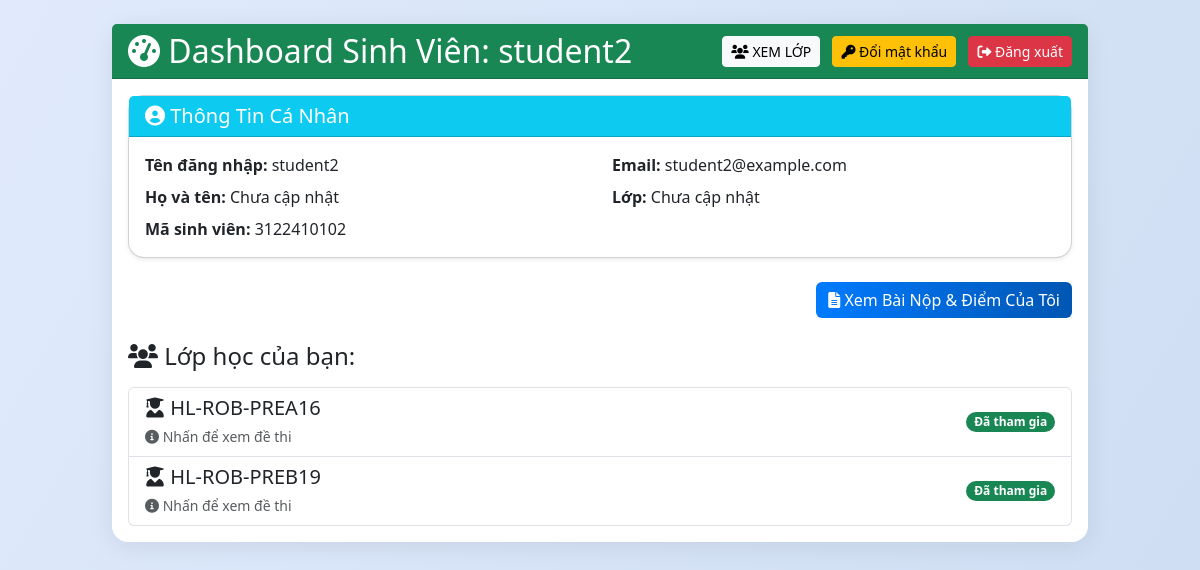
Page /dashboard (signed in) on the committed database.
### tables this page shows
CREATE TABLE users (
            id INTEGER PRIMARY KEY AUTOINCREMENT,
            username TEXT UNIQUE,
            password TEXT,
            role TEXT,
            email TEXT UNIQUE,
            rsa_private BLOB,
            salt TEXT,
            full_name TEXT,
            student_id TEXT,
            class_name TEXT,
            status TEXT DEFAULT 'approved',
            approval_note TEXT,
            selected_teachers TEXT,
            teacher_id TEXT,
            failed_attempts INTEGER DEFAULT 0,
            lock_until TEXT
        , is_deleted INTEGER DEFAULT 0, is_locked INTEGER DEFAULT 0);

CREATE TABLE groups (
            id INTEGER PRIMARY KEY AUTOINCREMENT,
            name TEXT,
            teacher_id INTEGER,
            description TEXT,
            code TEXT
        , aes_key BLOB);

### app.py (the view)
@app.route('/dashboard')
@login_required
def dashboard():
    if current_user.role == 'admin':
        return redirect(url_for('admin_users'))
    now = datetime.datetime.now()
    if current_user.role=='teacher':
        user_info = c.execute("SELECT username, email, full_name, teacher_id, class_name FROM users WHERE id=?", (current_user.id,)).fetchone()
        user_data = {
            'username': user_info[0],
            'email': user_info[1] or 'Chưa cập nhật',
            'full_name': user_info[2] or 'Chưa cập nhật',
            'teacher_id': user_info[3] or 'Chưa cập nhật',
            'class_name': user_info[4] or 'Chưa cập nhật'
        }
        exams = c.execute("SELECT id, filename, release_time, expire_time, ten_de, pin_code, allowed_groups FROM exams WHERE teacher_id=?",(current_user.id,)).fetchall()
        group_data = {}
        for e in exams:
            eid, filename, release_str, expire_str, ten_de, pin_code, allowed_groups_str = e
            release_time = parse_datetime(release_str)
            expire_time = parse_datetime(expire_str)
            release_display = release_time.strftime('%d/%m/%Y %H:%M')
            expire_display = expire_time.strftime('%d/%m/%Y %H:%M')
            if now < release_time:
                status = 'upcoming'  # Chưa mở
            elif now > expire_time:
                status = 'expired'  # Đã hết hạn
            else:
                status = 'active'  # Đang mở
            exam_data = (eid, filename, release_display, expire_display, ten_de, pin_code or "N/A", status)
            if allowed_groups_str:
                group_ids = allowed_groups_str.split(',')
                for gid in group_ids:
                    gid = gid.strip()
                    if not gid:
                        continue
                    if gid not in group_data:
                        group_row = c.execute("SELECT name FROM groups WHERE id=?", (gid,)).fetchone()
                        group_name = group_row[0] if group_row else f"Lớp {gid}"
                        group_data[gid] = {'name': group_name, 'exams': []}
                    group_data[gid]['exams'].append(exam_data)
            else:
                if 'unassigned' not in group_data:
                    group_data['unassigned'] = {'name': 'Chưa phân lớp', 'exams': []}
                group_data['unassigned']['exams'].append(exam_data)
        return render_template('dashboard_teacher.html', group_data=group_data, user_info=user_data)
    else:
        user_info = c.execute("SELECT username, email, full_name, student_id, class_name FROM users WHERE id=?", (current_user.id,)).fetchone()
        user_data = {
            'username': user_info[0],
            'email': user_info[1] or 'Chưa cập nhật',
            'full_name': user_info[2] or 'Chưa cập nhật',
            'student_id': user_info[3] or 'Chưa cập nhật',
            'class_name': user_info[4] or 'Chưa cập nhật'
        }
        exams = c.execute("SELECT e.id, e.filename, e.release_time, e.expire_time, u.username, e.ten_de, e.allowed_groups, e.auth_mode FROM exams e LEFT JOIN users u ON e.teacher_id=u.id").fetchall()
        exams_with_status = []
        student_groups = c.execute("SELECT group_id FROM group_members WHERE student_id=? AND status='approved'", (current_user.id,)).fetchall()
        student_group_ids = [str(g[0]) for g in student_groups]
        for e in exams:
            eid, filename, release_str, expire_str, username, ten_de, allowed_groups, auth_mode = e
            if allowed_groups:
                exam_group_ids = allowed_groups.split(',')
                has_permission = any(gid in student_group_ids for gid in exam_group_ids)
                if not has_permission:
                    continue  # Skip if not in any allowed group
            release_time = parse_datetime(release_str)
            expire_time = parse_datetime(expire_str)
            release_display = release_time.strftime('%d/%m/%Y %H:%M')
            expire_display = expire_time.strftime('%d/%m/%Y %H:%M')
            if now < release_time:
                status = 'Chưa mở'
                status_class = 'text-warning'
            elif now > expire_time:
                status = 'Đã hết hạn'
                status_class = 'text-danger'
            else:
                status = 'Đang mở'
                status_class = 'text-success'
            exams_with_status.append((eid, filename, release_display, expire_display, username, ten_de, status, status_class, auth_mode))
        groups = c.execute("""
            SELECT g.id, g.name, u.username as teacher_name
            FROM groups g
            JOIN group_members gm ON g.id = gm.group_id
            JOIN users u ON g.teacher_id = u.id
            WHERE gm.student_id=? AND gm.status='approved'
        """, (current_user.id,)).fetchall()
        rejected_requests = c.execute("""
            SELECT g.name, u.username as teacher_name, gm.note, gm.group_id
            FROM groups g
            JOIN group_members gm ON g.id = gm.group_id
            JOIN users u ON g.teacher_id = u.id
            WHERE gm.student_id=? AND gm.status='rejected'
        """, (current_user.id,)).fetchall()
        return render_template('dashboard_student.html', exams=exams_with_status, groups=groups, rejected_requests=rejected_requests, user_info=user_data)

### app.py (called while the page is built)
@login_manager.user_loader
def load_user(uid):
    row = c.execute("SELECT id, username, role, email FROM users WHERE id=?",(uid,)).fetchone()
    return User(*row) if row else None

def parse_datetime(datetime_str):
    if not datetime_str:
        return None
    try:
        return datetime.datetime.fromisoformat(datetime_str)
    except:
        try:
            return datetime.datetime.strptime(datetime_str, '%Y-%m-%dT%H:%M')
        except:
            try:
                return datetime.datetime.strptime(datetime_str, '%Y-%m-%dT%H:%M:%S')
            except:
                try:
                    return datetime.datetime.strptime(datetime_str, '%Y-%m-%d %H:%M:%S')
                except:
                    try:
                        return datetime.datetime.strptime(datetime_str, '%Y-%m-%d %H:%M')
                    except:
                        return datetime.datetime.now()

@app.before_request
def ensure_csrf_token():
    if 'csrf_token' not in session:
        session['csrf_token'] = secrets.token_hex(16)

@app.after_request
def set_security_headers(resp):
    resp.headers['X-Frame-Options'] = 'SAMEORIGIN'
    resp.headers['X-Content-Type-Options'] = 'nosniff'
    resp.headers['Referrer-Policy'] = 'no-referrer'
    resp.headers['Content-Security-Policy'] = "default-src 'self'; script-src 'self' https://cdn.jsdelivr.net 'unsafe-inline' blob:; worker-src 'self' blob:; style-src 'self' https://cdn.jsdelivr.net https://cdnjs.cloudflare.com 'unsafe-inline'; font-src 'self' https://cdnjs.cloudflare.com; img-src 'self' data:; frame-ancestors 'self'; object-src 'none'"
    return resp

### templates/dashboard_student.html (shortened to what this page needs)
{% extends "base.html" %}
{% block content %}
<div class="card mb-4 shadow-sm">
    <div class="card-header bg-info text-white">
        <h5 class="mb-0"><i class="fas fa-user-circle"></i> Thông Tin Cá Nhân</h5>
    </div>
    <div class="card-body">
        <div class="row">
            <div class="col-md-6">
                <p class="mb-2"><strong>Tên đăng nhập:</strong> {{ user_info.username }}</p>
                <p class="mb-2"><strong>Họ và tên:</strong> {{ user_info.full_name }}</p>
                <p class="mb-0"><strong>Mã sinh viên:</strong> {{ user_info.student_id }}</p>
            </div>
            <div class="col-md-6">
                <p class="mb-2"><strong>Email:</strong> {{ user_info.email }}</p>
                <p class="mb-0"><strong>Lớp:</strong> {{ user_info.class_name }}</p>
            </div>
        </div>
    </div>
</div>
<div class="mb-4 text-end">
    <a href="{{ url_for('student_submissions') }}" class="btn btn-primary">
        <i class="fas fa-file-alt"></i> Xem Bài Nộp & Điểm Của Tôi
    </a>
</div>
<h4 class="mb-3"><i class="fas fa-users"></i> Lớp học của bạn:</h4>
{% if groups %}
<div class="list-group">
    {% for group in groups %}
    <a href="{{ url_for('student_group_detail', gid=group[0]) }}" class="list-group-item list-group-item-action d-flex justify-content-between align-items-center">
        <div>
            <h5 class="mb-1"><i class="fas fa-user-graduate"></i> {{ group[1] }}</h5>
            <p class="mb-0"><small class="text-muted"><i class="fas fa-info-circle"></i> Nhấn để xem đề thi</small></p>
        </div>
        <span class="badge bg-success rounded-pill">Đã tham gia</span>
    </a>
    {% endfor %}
</div>
{% else %}
<div class="text-center py-4">
    <i class="fas fa-user-friends fa-3x text-muted mb-3"></i>
    <h5 class="text-muted">Bạn chưa tham gia lớp nào.</h5>
    <p class="text-muted">Hãy yêu cầu giáo viên thêm bạn vào lớp!</p>
</div>
{% endif %}
{% endblock %}

### templates/base.html (shortened to what this page needs)
<!DOCTYPE html>
<html lang="vi">
<head>
    <link href="https://cdn.jsdelivr.net/npm/bootstrap@5.3.0/dist/css/bootstrap.min.css" rel="stylesheet">
    <link href="https://cdnjs.cloudflare.com/ajax/libs/font-awesome/6.0.0/css/all.min.css" rel="stylesheet">
    <link rel="stylesheet" href="{{ url_for('static', filename='css/style.css') }}">
</head>
<body class="bg-light">
    <div class="container-fluid py-4">
        <div class="row justify-content-center">
            <div class="col-lg-10">
                <div class="card card-custom">
                    {% block header %}
                    {% if current_user.is_authenticated %}
                    <div class="card-header {% if current_user.role == 'teacher' %}bg-primary{% elif current_user.role == 'student' %}bg-success{% elif current_user.role == 'admin' %}bg-dark{% endif %} text-white d-flex justify-content-between align-items-center">
                        <h2 class="mb-0">
                            <i class="fas fa-tachometer-alt"></i>
                            {% if current_user.role == 'teacher' %}Hệ thống Quản Lý Đề thi{% elif current_user.role == 'student' %}Dashboard Sinh Viên: {{ current_user.username }}{% else %}Quản Trị Hệ Thống{% endif %}
                        </h2>
                        <div>
                            {% if current_user.role == 'student' %}
                            <a href="/student/groups" class="btn btn-light btn-sm me-2">
                                <i class="fas fa-users"></i> XEM LỚP
                            </a>
                            <a href="{{ url_for('change_password') }}" class="btn btn-warning btn-sm me-2">
                                <i class="fas fa-key"></i> Đổi mật khẩu
                            </a>
                            {% endif %}
                            <a href="{{ url_for('logout') }}" class="btn btn-danger btn-sm">
                                <i class="fas fa-sign-out-alt"></i> Đăng xuất
                            </a>
                        </div>
                    </div>
                    {% endif %}
                    {% endblock %}
                    <div class="card-body {% if not current_user.is_authenticated %}p-0 border-0{% endif %}">
                        {% block content %}{% endblock %}
                    </div>
                </div>
            </div>
        </div>
    </div>
</body>
</html>

### static/css/style.css (style rules this page uses)
body { font-family: 'Segoe UI', 'Roboto', Arial, sans-serif; background: linear-gradient(120deg, #e0eafc 0%, #cfdef3 100%); }
.card { border-radius: 16px; box-shadow: 0 4px 24px rgba(0,0,0,0.08); }
.card-header { border-radius: 16px 16px 0 0; }
.btn-primary { background: linear-gradient(90deg, #007bff 0%, #0056b3 100%); border: none; }

### templates/base.html (style rules this page uses)
.card-custom { border: none; box-shadow: 0 4px 8px rgba(0,0,0,0.1); margin-bottom: 20px; }

### rows in the picture
users: username "student2", student_id "3122410102", email "student2@example.com"
groups: name "HL-ROB-PREA16"
groups: name "HL-ROB-PREB19"

### other values in the picture
{{ user_info.full_name }} "Chưa cập nhật"
{{ user_info.class_name }} "Chưa cập nhật"
